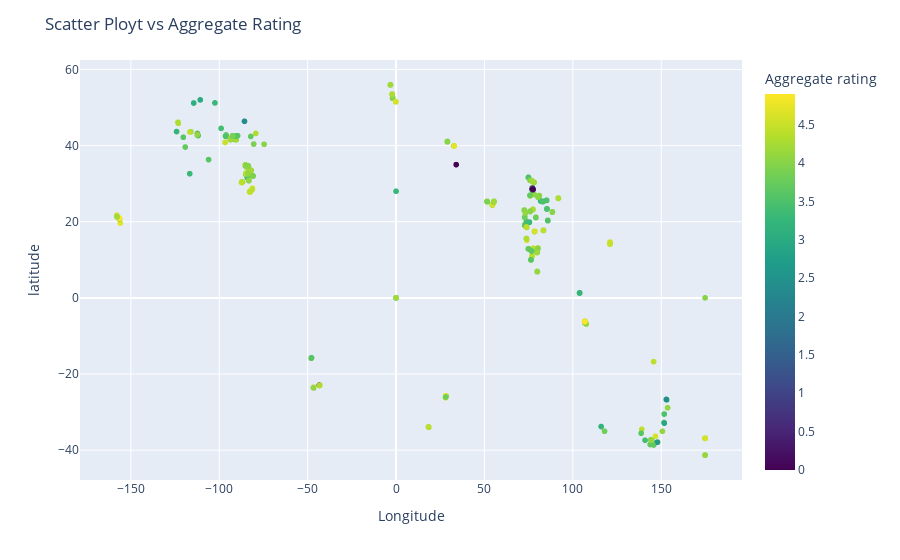

Here is the notebook cell this chart was saved with:
### Code cell
fig = px.scatter(data2, x="Longitude", y = "Latitude", color= "Aggregate rating", hover_name= "Restaurant Name", color_continuous_scale="viridis")
fig.update_layout(title="Scatter Ployt vs Aggregate Rating", xaxis_title="Longitude", yaxis_title="latitude")
fig.show()

### Figure 1 — Plotly figure (JSON) as saved in the notebook; plotly's stock layout.template omitted (floating-point values rounded to 4 significant figures; data arrays with more than 128 entries replaced by an {"elided": "..."} marker saying what was removed)
{"data": [{"hovertemplate": "<b>%{hovertext}</b><br><br>Longitude=%{x}<br>Latitude=%{y}<br>Aggregate rating=%{marker.color}<extra></extra>", "hovertext": {"elided": "9551 str values"}, "legendgroup": "", "marker": {"color": {"elided": "9551 float values"}, "coloraxis": "coloraxis", "symbol": "circle"}, "mode": "markers", "name": "", "showlegend": false, "type": "scattergl", "x": {"elided": "9551 float values"}, "xaxis": "x", "y": {"elided": "9551 float values"}, "yaxis": "y"}], "layout": {"coloraxis": {"colorbar": {"title": {"text": "Aggregate rating"}}, "colorscale": [[0, "#440154"], [0.1111, "#482878"], [0.2222, "#3e4989"], [0.3333, "#31688e"], [0.4444, "#26828e"], [0.5556, "#1f9e89"], [0.6667, "#35b779"], [0.7778, "#6ece58"], [0.8889, "#b5de2b"], [1, "#fde725"]]}, "legend": {"tracegroupgap": 0}, "margin": {"t": 60}, "title": {"text": "Scatter Ployt vs Aggregate Rating"}, "xaxis": {"anchor": "y", "domain": [0, 1], "title": {"text": "Longitude"}}, "yaxis": {"anchor": "x", "domain": [0, 1], "title": {"text": "latitude"}}}}
